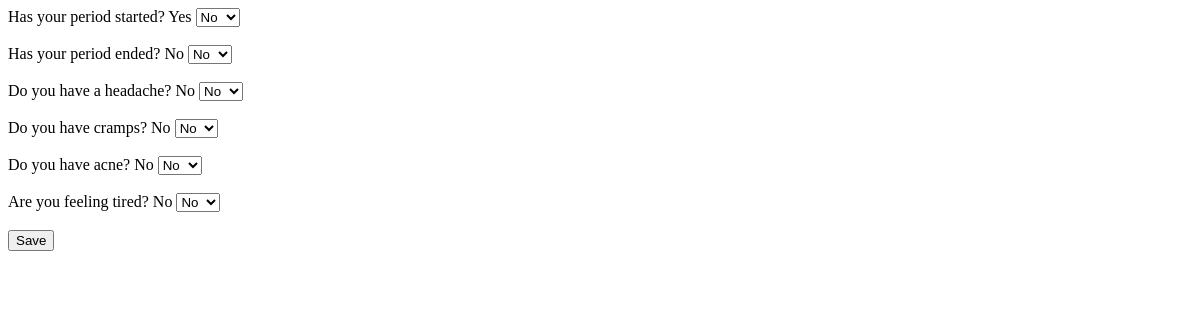
/details?month=July&date=9&year=2022, run on an earlier commit of the app's database.
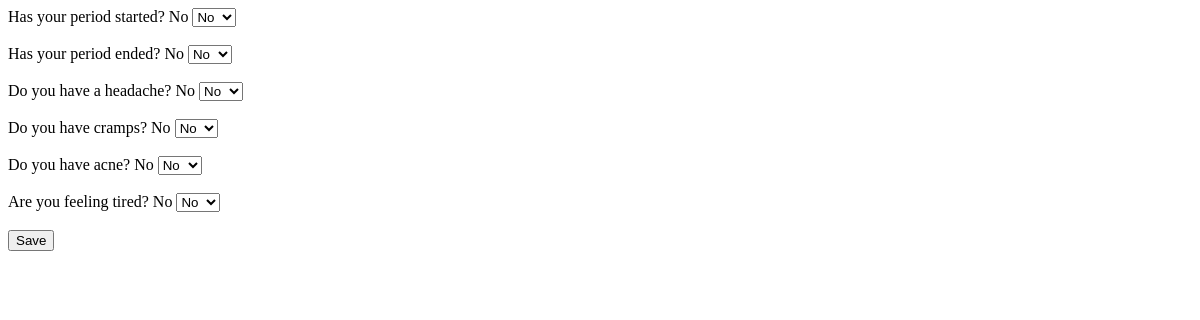
And on a later commit of the database.
### tables this page shows
CREATE TABLE month_7_July_2022 (id Integer, date String, period_started String, period_ended String, cramps String, headache String, fatigue String, acne String);

### main.py (the view, shortened to what this page needs)
@app.route("/details", methods=["post", "get"])
def day_details():
    conn = get_db_connection()
    day_of_month = request.args.get("date")
    month = request.args.get("month")
    year = request.args.get("year")
    table_name = f"month_{(list_of_months.index(month)) + 1}_{month}_{year}"
    selected_day = conn.execute(
        f"SELECT * FROM {table_name} WHERE id = ?",
        (day_of_month,),
    ).fetchone()
    return render_template("day_details.html", day=selected_day, month=month, year=year)

### main.py (called while the page is built)
def get_db_connection():
    conn = sqlite3.connect("period_tracking_app.db")
    conn.row_factory = sqlite3.Row
    return conn

### templates/day_details.html (shortened to what this page needs)
<!DOCTYPE html>
<html lang="en">
<head>
</head>
<body>
    <form action="{{ url_for('day_details') }}" method="POST">
        <label>Has your period started? {{ day['period_started'] }}</label>
        <select name="period_start">
            <option value="No">No</option>
        </select>
        <br><br>
        <label>Has your period ended? {{ day['period_ended'] }}</label>
        <select name="period_ended">
            <option value="No">No</option>
        </select>
        <br><br>
        <label>Do you have a headache? {{ day['headache'] }}</label>
        <select name="headache">
            <option value="No">No</option>
        </select>
        <br><br>
        <label>Do you have cramps? {{ day['cramps'] }}</label>
        <select name="cramps">
            <option value="No">No</option>
        </select>
        <br><br>
        <label>Do you have acne? {{ day['acne'] }}</label>
        <select name="acne">
            <option value="No">No</option>
        </select>
        <br><br>
        <label>Are you feeling tired? {{ day['fatigue'] }}</label>
        <select name="fatigue">
            <option value="No">No</option>
        </select>
        <br><br>
        <button type="submit">Save</button>
    </form>
</body>
</html>

What changed in the data, as far as the page shows it:
changed month_7_July_2022 "No": period_started "Yes" → "No"
